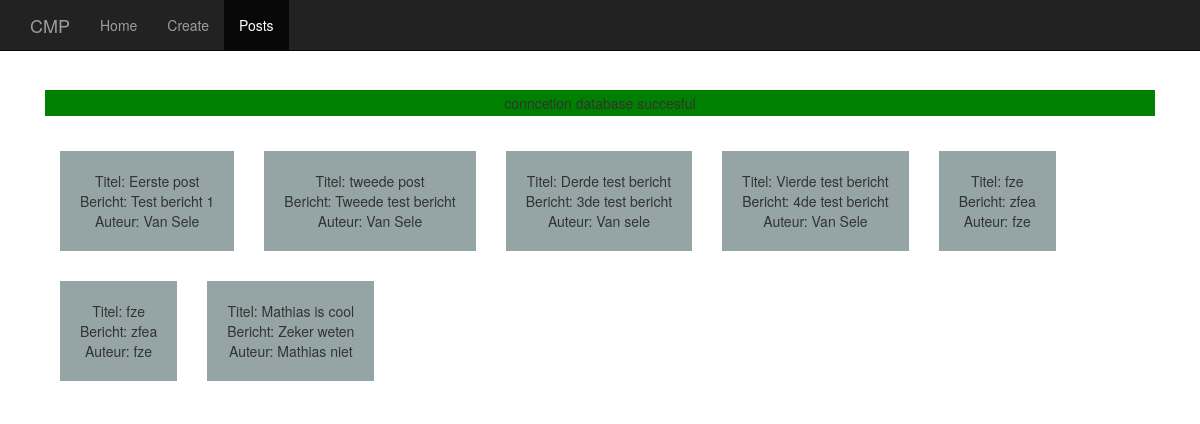
/posts.php, run on the app's committed database.
### tables this page shows
CREATE TABLE IF NOT EXISTS `posts` (
  `id` int(11) NOT NULL,
  `titel` varchar(255) NOT NULL,
  `bericht` varchar(255) NOT NULL,
  `auteur` varchar(255) NOT NULL
);

### posts.php (the view, shortened to what this page needs)
<?php require_once 'header.php';?>
  <body>
<?php
$current = 'posts.php';
require_once 'navigatie.php';
?>
    <div class="container">
      <div class="starter-template">
        <?php
           require_once 'connectie.php';
            $sql = "SELECT * FROM posts";
            try{
             $rows = $db->query($sql);
              foreach($rows as $row){
             echo "<div id='posts'>". "Titel: " .$row['titel']."<br>". "Bericht: " . $row['bericht']."<br>". "Auteur: " .$row['auteur']."</div>";
          }
          }
          catch(PDOException $e){
             echo "You faild " .$e;
    }
      ?>
</div>
    </div>
<?php require_once 'footer.php';?>

### header.php (shortened to what this page needs)
<!DOCTYPE html>
<html lang="en">
<head>
    <link href="https://maxcdn.bootstrapcdn.com/bootstrap/3.3.7/css/bootstrap.min.css" rel="stylesheet">
    <link href="css/style.css" rel="stylesheet">
    <link href="css/main.css" rel="stylesheet">
</head>

### navigatie.php (shortened to what this page needs)
<?php
$navagation = [
    'index.php' => 'Home',
    'create.php' => 'Create',
    'posts.php' => 'Posts',
];
foreach ($navagation as $key => $value)
{
    $attr = '';
    if( $key == $current )
    {
        $attr = ' class="active"';
    }
    $navbar .= '<li' . $attr . '><a href=" '. $key . '">' . $value . '</a></li>';
}
?>
<nav class="navbar navbar-inverse navbar-fixed-top">
    <div class="container">
        <div class="navbar-header">
            <a class="navbar-brand" href="index.php">CMP</a>
        </div>
        <div id="navbar" class="collapse navbar-collapse">
            <ul class="nav navbar-nav">
                <?php echo $navbar; ?>
            </ul>
        </div>
    </div>
</nav>

### connectie.php (shortened to what this page needs)
<?php
try{
    echo "<div id='succes'>"."conncetion database succesful"."</div>";
}catch(PDOException $e){
    echo "<div id=fout>". "<div id='fout_titel'>" . "You failed misserable piece of shit" . "</div>" . "</br>" . "Errormessage: ". $e . "</div>";
};

### css/style.css (style rules this page uses)
body { padding-top: 50px; }
.starter-template { padding: 40px 15px; text-align: center; }

### css/main.css (style rules this page uses)
#posts { margin: 15px; padding: 20px; background-color: #95a5a6; float: left; }
#succes { background-color: green; padding: 3px ; }

### data on the page
posts: titel "Eerste post", bericht "Test bericht 1", auteur "Van Sele"
posts: titel "tweede post", bericht "Tweede test bericht", auteur "Van Sele"
posts: titel "Derde test bericht", bericht "3de test bericht", auteur "Van sele"
posts: titel "Vierde test bericht", bericht "4de test bericht", auteur "Van Sele"
posts: titel "fze", bericht "zfea", auteur "fze"
posts: titel "fze", bericht "zfea", auteur "fze"
posts: titel "Mathias is cool", bericht "Zeker weten", auteur "Mathias niet"

### other printed values
$value "Home"
$value "Create"
$value "Posts"
